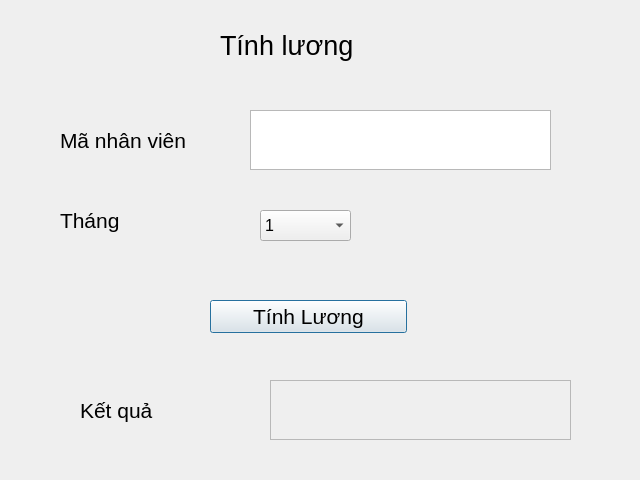
<?xml version="1.0" encoding="UTF-8"?>
<ui version="4.0">
 <class>Dialog</class>
 <widget class="QDialog" name="Dialog">
  <property name="geometry">
   <rect>
    <x>0</x>
    <y>0</y>
    <width>640</width>
    <height>480</height>
   </rect>
  </property>
  <property name="windowTitle">
   <string>Tính Lương</string>
  </property>
  <widget class="QPushButton" name="pushButton">
   <property name="geometry">
    <rect>
     <x>210</x>
     <y>300</y>
     <width>197</width>
     <height>33</height>
    </rect>
   </property>
   <property name="font">
    <font>
     <pointsize>16</pointsize>
    </font>
   </property>
   <property name="text">
    <string>Tính Lương</string>
   </property>
  </widget>
  <widget class="QTextEdit" name="textEdit">
   <property name="geometry">
    <rect>
     <x>250</x>
     <y>110</y>
     <width>301</width>
     <height>60</height>
    </rect>
   </property>
   <property name="font">
    <font>
     <pointsize>12</pointsize>
    </font>
   </property>
  </widget>
  <widget class="QLabel" name="label">
   <property name="geometry">
    <rect>
     <x>60</x>
     <y>120</y>
     <width>141</width>
     <height>40</height>
    </rect>
   </property>
   <property name="font">
    <font>
     <pointsize>16</pointsize>
    </font>
   </property>
   <property name="text">
    <string>Mã nhân viên</string>
   </property>
  </widget>
  <widget class="QLabel" name="label_2">
   <property name="geometry">
    <rect>
     <x>60</x>
     <y>200</y>
     <width>141</width>
     <height>40</height>
    </rect>
   </property>
   <property name="font">
    <font>
     <pointsize>16</pointsize>
    </font>
   </property>
   <property name="text">
    <string>Tháng</string>
   </property>
  </widget>
  <widget class="QComboBox" name="comboBox">
   <property name="geometry">
    <rect>
     <x>260</x>
     <y>210</y>
     <width>91</width>
     <height>31</height>
    </rect>
   </property>
   <property name="font">
    <font>
     <pointsize>12</pointsize>
    </font>
   </property>
   <item>
    <property name="text">
     <string>1</string>
    </property>
   </item>
   <item>
    <property name="text">
     <string>2</string>
    </property>
   </item>
   <item>
    <property name="text">
     <string>3</string>
    </property>
   </item>
   <item>
    <property name="text">
     <string>4</string>
    </property>
   </item>
   <item>
    <property name="text">
     <string>5</string>
    </property>
   </item>
   <item>
    <property name="text">
     <string>6</string>
    </property>
   </item>
   <item>
    <property name="text">
     <string>7</string>
    </property>
   </item>
   <item>
    <property name="text">
     <string>8</string>
    </property>
   </item>
   <item>
    <property name="text">
     <string>9</string>
    </property>
   </item>
   <item>
    <property name="text">
     <string>10</string>
    </property>
   </item>
   <item>
    <property name="text">
     <string>11</string>
    </property>
   </item>
   <item>
    <property name="text">
     <string>12</string>
    </property>
   </item>
  </widget>
  <widget class="QTextEdit" name="textEdit_2">
   <property name="enabled">
    <bool>false</bool>
   </property>
   <property name="geometry">
    <rect>
     <x>270</x>
     <y>380</y>
     <width>301</width>
     <height>60</height>
    </rect>
   </property>
   <property name="font">
    <font>
     <pointsize>12</pointsize>
    </font>
   </property>
  </widget>
  <widget class="QLabel" name="label_3">
   <property name="geometry">
    <rect>
     <x>80</x>
     <y>390</y>
     <width>141</width>
     <height>40</height>
    </rect>
   </property>
   <property name="font">
    <font>
     <pointsize>16</pointsize>
    </font>
   </property>
   <property name="text">
    <string>Kết quả</string>
   </property>
  </widget>
  <widget class="QLabel" name="label_4">
   <property name="geometry">
    <rect>
     <x>220</x>
     <y>20</y>
     <width>161</width>
     <height>51</height>
    </rect>
   </property>
   <property name="font">
    <font>
     <pointsize>20</pointsize>
    </font>
   </property>
   <property name="text">
    <string>Tính lương</string>
   </property>
  </widget>
 </widget>
 <resources/>
 <connections/>
</ui>
